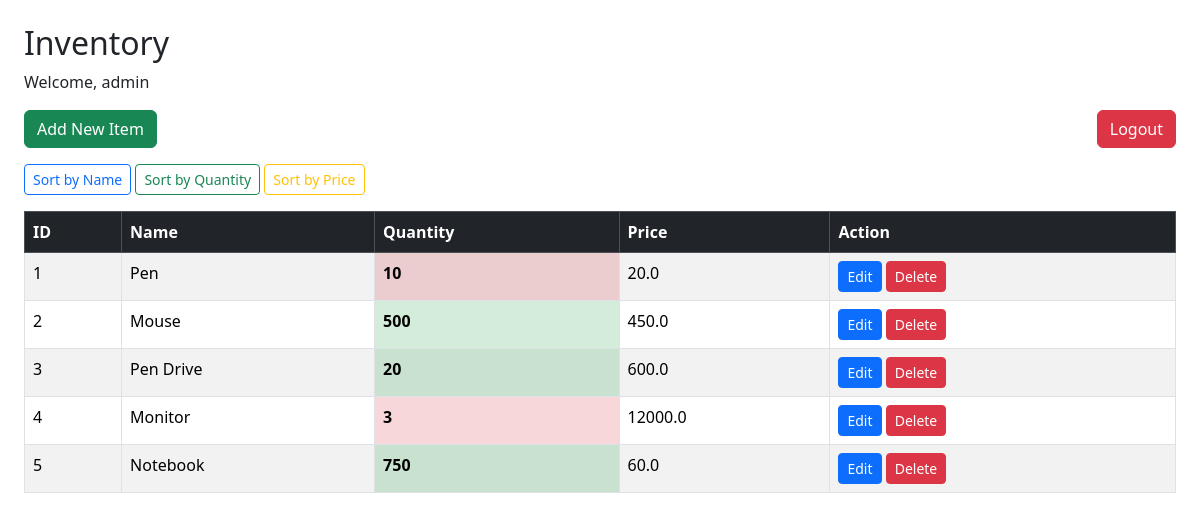
The page / (signed in) on the database its author committed.
### tables this page shows
CREATE TABLE inventory(
                id INTEGER PRIMARY KEY AUTOINCREMENT,
                name TEXT NOT NULL,
                quantity INTEGER NOT NULL,
                price REAL NOT NULL
                );

### app.py (the view)
@app.route("/")
def home():
    if "user" not in session:
        return redirect(url_for("login"))
    search = request.args.get("search", "")
    sort_by = request.args.get("sort", "")
    items = db.get_all_items()
    if search:
        items = [ item for item in items if search.lower() in item[1].lower() ]
    if sort_by == "name":
        items.sort(key = lambda x : x[1].lower())
    elif sort_by == "quantity":
        items.sort(key = lambda x : x[2])
    elif sort_by == "price":
        items.sort(key = lambda x : x[3])
    return render_template("inventory.html", items=items, search = search, sort_by = sort_by )

### db.py (called while the page is built)
def get_all_items():
    conn = sqlite3.connect(DB_NAME)
    cr = conn.cursor()
    cr.execute('SELECT * FROM inventory')
    items = cr.fetchall()
    conn.close()
    return items

### templates/inventory.html (shortened to what this page needs)
<!DOCTYPE html>
<html>
<head>
    <link href="https://cdn.jsdelivr.net/npm/bootstrap@5.3.2/dist/css/bootstrap.min.css" rel="stylesheet">
</head>
<body class="p-4">
    <h2>Inventory</h2>
    <p>Welcome, {{ session['user'] }}</p>
    <a href="/logout" class="btn btn-danger mb-3 float-end">Logout</a>
<a href="/add" class="btn btn-success mb-3">Add New Item</a>
<div class="mb-3">
    <a href="/?sort=name" class="btn btn-outline-primary btn-sm">Sort by Name</a>
    <a href="/?sort=quantity" class="btn btn-outline-success btn-sm">Sort by Quantity</a>
    <a href="/?sort=price" class="btn btn-outline-warning btn-sm">Sort by Price</a>
</div>
<table class="table table-bordered table-striped">
    <thead class="table-dark">
        <tr>
            <th>ID</th>
            <th>Name</th>
            <th>Quantity</th>
            <th>Price</th>
            <th>Action</th>
        </tr>
    </thead>
        <tbody>
            {% for item in items %}
            <tr>
                <td>{{ item[0] }}</td>
                <td>{{ item[1] }}</td>
                <td class="{% if item[2]|int <= 10 %}low-stock{% else %}sufficient-stock{% endif %}">
                    {{ item[2] }}
                </td>
                <td>{{ item[3] }}</td>
                <td>
                    <a href="/edit/{{ item[0] }}" class="btn btn-primary btn-sm">Edit</a>
                    <a href="/delete/{{ item[0] }}" class="btn btn-danger btn-sm">Delete</a>
                </td>
            </tr>
            {% endfor %}
        </tbody>
    </table>
</body>
</html>

### templates/inventory.html (style rules this page uses)
.low-stock { background-color: #f8d7da !important; color: #721c24; font-weight: bold; }
.sufficient-stock { background-color: #d4edda !important; color: #155724; font-weight: bold; }

### rows shown on the page
inventory: id "1", name "Pen", quantity "10", price "20.0"
inventory: id "2", name "Mouse", quantity "500", price "450.0"
inventory: id "3", name "Pen Drive", quantity "20", price "600.0"
inventory: id "4", name "Monitor", quantity "3", price "12000.0"
inventory: id "5", name "Notebook", quantity "750", price "60.0"

### other values the page prints
{{ session['user'] }} "admin"
